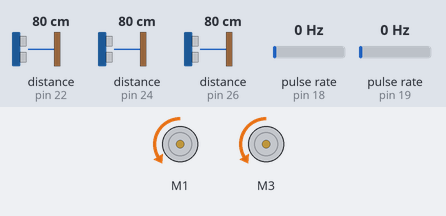
A sketch run on a simulated Arduino Mega 2560, built with avr-gcc and run on an emulated ATmega2560. Shown: 2 × DC motor (green arrow = forward, orange = backward, longer = faster). Wiring (inferred from the names in the program): 3 × ultrasonic range finder: trigger pin 3, echo pin 24 / trigger pin 9, echo pin 22 / trigger pin 10, echo pin 26; 2 × pulse sensor: data pin 18 / data pin 19. The test bench sets the inputs (shaded band); at power-on: distance to the obstacle (sensors on pin 22, pin 24, pin 26) 80 cm, pulse rate (sensors on pin 18, pin 19) 0 Hz. The echo pulse lasts 58.3 µs per cm; random numbers use the default seed unless the sketch sets one; what the sketch prints to the serial monitor is not drawn.

Above: at 1.2 s.
1.3 s: distance to the obstacle (sensor on pin 22) set to 2 cm
At 3.0 s:
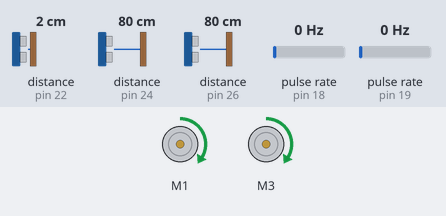
3.6 s: distance to the obstacle (sensor on pin 24) set to 299 cm
7.0 s: distance to the obstacle (sensor on pin 26) set to 2 cm
10.4 s: distance to the obstacle (sensor on pin 22) set to 17 cm
13.8 s: distance to the obstacle (sensor on pin 22) set to 23 cm
At 14.7 s:
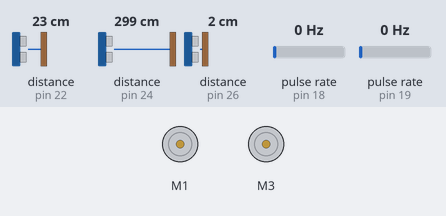
At 16.8 s:
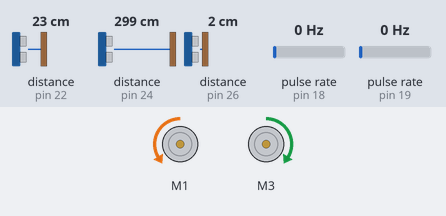
17.2 s: distance to the obstacle (sensor on pin 22) set to 4 cm
Timing chart, 0 to 21.6 s (numbered marks = the images above; inputs shaded):
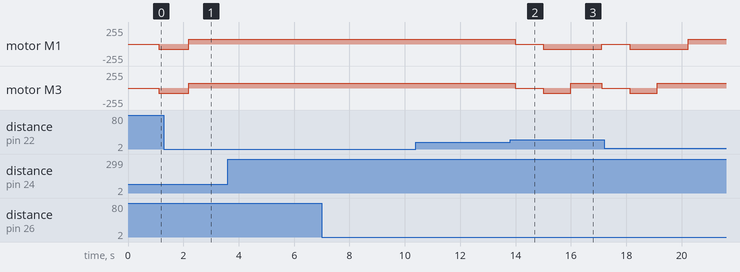

Measured:
- the behaviour switches between 20 and 21 cm on distance to the obstacle (sensor on pin 22) (found by bisection; images 1 and 2)
- after the input at 3.6 s, every drawn part: stays the same
- after the input at 7.0 s, every drawn part: stays the same
- after the input at 10.4 s, every drawn part: stays the same
- after the input at 13.8 s, motor M1: forward 75/255 → stopped after 0.20 s, → backward 75/255 1.0 s later, → stopped 2.1 s later; motor M3: forward 75/255 → stopped after 0.20 s, → backward 75/255 1.0 s later, → forward 75/255 1.0 s later, → stopped 1.1 s later

The sketch:

SolarMO_Test1.ino
```cpp
#include <Adafruit_MotorShield.h>

int trigPin1 = 9; //front sensor
int echoPin1 = 22;
int trigPin2 = 3; //right sensor
int echoPin2 = 24;
int trigPin3 = 10; //left sensor
int echoPin3 = 26 ;

int firstTurn = 0; //right = 0, left = 1
int prevTurn = 0; //right = 0, left = 1

long randNum = 0;
int ranSeed = 1002;

long counter = 0;
long oneSec = 0;

long duration1;
long duration2;
long duration3;

long frontSensorReading;
long rightSensorReading;
long leftSensorReading;

long frontSensorReading1, frontSensorReading2, frontSensorReading3;
long rightSensorReading1, rightSensorReading2, rightSensorReading3;
long leftSensorReading1, leftSensorReading2, leftSensorReading3;

long avgFrontSensorReading;
long avgRightSensorReading;
long avgLeftSensorReading;

int cornersDetected = 0;
int numIterations = 0;

int encoderLeft = 18; //interrupt pin
int encoderRight = 19; //interrupt pin

volatile long tickRight = 0;
volatile long tickLeft = 0;
volatile long turnRight = 0;
volatile long turnLeft = 0;

int turn90_ticks = 50;

byte turning = LOW;

// Create the motor shield object with the default I2C address
Adafruit_MotorShield AFMS = Adafruit_MotorShield();

// Select which 'port' M1, M2, M3 or M4. In this case, M1
Adafruit_DCMotor *motor1 = AFMS.getMotor(1); //M1 (DC Motor 1)
Adafruit_DCMotor *motor2 = AFMS.getMotor(3); //M3 (DC Motor 2)
//Adafruit_DCMotor *motor3 = AFMS.getMotor(3); //M3 (DC Motor for Brush)

void riseRight() //ISR
{
  if (turning == HIGH)
  {
    turnRight++;
  }
  else if (turning == LOW)
  {
    tickRight++;
  }
}

void riseLeft() //ISR
{
  if (turning == HIGH)
  {
    turnLeft++;
  }
  else if (turning == LOW)
  {
    tickLeft++;
  }
}

void resetTurn()
{
  turnLeft = 0;
  turnRight = 0;
}

void resetTick()
{
  tickLeft = 0;
  tickRight = 0;
}

void forward()
{
  motor1->run(FORWARD);
  motor2->run(FORWARD);
}

void reverse()
{
 motor1->run(BACKWARD);
 motor2->run(BACKWARD);
}

void rightTurn()
{
  motor1->run(FORWARD);
  motor2->run(BACKWARD);
}

void leftTurn()
{
  motor1->run(BACKWARD);
  motor2->run(FORWARD);
}

//turn right 90 degrees
void rightTurn90(int tickL, int tickR)
{
  turning = HIGH;
  resetTurn();

  while(turnLeft < tickL || turnRight < tickR)
  {
    rightTurn();
  }

  turning = LOW;
  resetTurn();
  resetTick();
}

//turn left 90 degrees
void leftTurn90(int tickL,int tickR)
{
  turning = HIGH;
  resetTurn();

  while(turnLeft < tickL || turnRight < tickR)
  {
    leftTurn();
  }

  turning = LOW;
  resetTurn();
  resetTick();
}

void halt()
{
  motor1->run(RELEASE);
  motor2->run(RELEASE);
}

void brushMotor()
{

}

void servoArm()
{

}

//get initial sensor reading to find orientation of the robot
void initialSensorReading()
{
  avgFrontSensorReading = avgFrontSensorReadings();
  avgRightSensorReading = avgRightSensorReadings();
  avgLeftSensorReading = avgLeftSensorReadings();

  if (avgLeftSensorReading > avgFrontSensorReading)
  {
    //initial position is either bottom left or top right
    firstTurn = 0; //right
  }
  else if (avgRightSensorReading > avgFrontSensorReading)
  {
    //initial position is either top left or bottom right
    firstTurn = 1; //left
  }
}

//get readings from ultrasonic sensors
long frontSensorInput()
{
  digitalWrite(trigPin1, LOW);
  delayMicroseconds(2);

  digitalWrite(trigPin1, HIGH);
  delayMicroseconds(10);
  digitalWrite(trigPin1, LOW);

  duration1 = pulseIn(echoPin1, HIGH); //read input from sensor
  frontSensorReading = (duration1 / 2) / 29.1;

  return frontSensorReading;
}
long rightSensorInput()
{
  digitalWrite(trigPin2, LOW);
  delayMicroseconds(2);

  digitalWrite(trigPin2, HIGH);
  delayMicroseconds(10);
  digitalWrite(trigPin2, LOW);

  duration2 = pulseIn(echoPin2, HIGH); //read input from sensor
  rightSensorReading = (duration2 / 2) / 29.1;

  return rightSensorReading;
}

long leftSensorInput()
{
  digitalWrite(trigPin3, LOW);
  delayMicroseconds(2);

  digitalWrite(trigPin3, HIGH);
  delayMicroseconds(10);
  digitalWrite(trigPin3, LOW);

  duration3 = pulseIn(echoPin3, HIGH); //read input from sensor
  leftSensorReading = (duration3 / 2) / 29.1;

  return leftSensorReading;
}

long avgFrontSensorReadings()
{
  frontSensorReading1 = frontSensorInput();
  frontSensorReading2 = frontSensorInput();
  frontSensorReading3 = frontSensorInput();

  return (frontSensorReading1 + frontSensorReading2 + frontSensorReading3) / 3;
}

long avgRightSensorReadings()
{
  rightSensorReading1 = rightSensorInput();
  rightSensorReading2 = rightSensorInput();
  rightSensorReading3 = rightSensorInput();

  return (rightSensorReading1 + rightSensorReading2 + rightSensorReading3) / 3;
}

long avgLeftSensorReadings()
{
  leftSensorReading1 = leftSensorInput();
  leftSensorReading2 = leftSensorInput();
  leftSensorReading3 = leftSensorInput();

  return (leftSensorReading1 + leftSensorReading2 + leftSensorReading3) / 3;
}

void outputAvgFrontSensorReadings()
{
  Serial.print("Front Sensor Reading 1: ");
  Serial.println(frontSensorReading1);
  Serial.print("Front Sensor Reading 2: ");
  Serial.println(frontSensorReading2);
  Serial.print("Front Sensor Reading 3: ");
  Serial.println(frontSensorReading3);
  Serial.print("Average Front Sensor Reading: ");
  Serial.println(avgFrontSensorReading);
}

void outputAvgRightSensorReadings()
{
  Serial.print("Right Sensor Reading 1: ");
  Serial.println(rightSensorReading1);
  Serial.print("Right Sensor Reading 2: ");
  Serial.println(rightSensorReading2);
  Serial.print("Right Sensor Reading 3: ");
  Serial.println(rightSensorReading3);
  Serial.print("Average Right Sensor Reading: ");
  Serial.println(avgRightSensorReading);
}

void outputAvgLeftSensorReadings()
{
  Serial.print("Left Sensor Reading 1: ");
  Serial.println(leftSensorReading1);
  Serial.print("Left Sensor Reading 2: ");
  Serial.println(leftSensorReading2);
  Serial.print("Left Sensor Reading 3: ");
  Serial.println(leftSensorReading3);
  Serial.print("Average Left Sensor Reading: ");
  Serial.println(avgLeftSensorReading);
}

void detectCorner() //if 3 corners are detected, the entire solar panel was traversed
{
  avgFrontSensorReading = avgFrontSensorReadings();
  avgRightSensorReading = avgRightSensorReadings();
  avgLeftSensorReading = avgLeftSensorReadings();

  if ((avgFrontSensorReading > 20 && avgLeftSensorReading > 20) ||
      (avgFrontSensorReading > 20 && avgRightSensorReading > 20))
  {
    cornersDetected = cornersDetected + 1;
  }

  if (cornersDetected == 3)
  {
    halt();
    delay(1000);
  }
}

void lawnmowerTest()
{
  avgFrontSensorReading = avgFrontSensorReadings();
  outputAvgFrontSensorReadings();

  if (avgFrontSensorReading >= 20)
  {
    halt();
  }
  else if (avgFrontSensorReading < 20)
  {
    forward();
  }
}

void lawnmowerPattern(long avgFrontSensorReading, long avgRightSensorReading, long avgLeftSensorReading)
{
  if (avgFrontSensorReading >= 20)
  {
    halt();
    delay(500);

    //turn right or left
    if (prevTurn == 1 && avgRightSensorReading < 20) //turn right
    {
      //Serial.println("right");
      rightTurn();
      delay(500); //however long it takes to turn 90 degrees
      forward();
      delay(500);
      rightTurn();
      delay(500); //however long it takes to turn 90 degrees
      prevTurn = 0; //so it turns left o
      forward();
    }
    else if (prevTurn == 0 && avgLeftSensorReading < 20) //turn left
    {
      Serial.println("left");
      leftTurn();
      delay(500); //however long it takes to turn 90 degrees
      forward();
      delay(500);
      leftTurn();
      delay(500); //however long it takes to turn 90 degrees
      prevTurn = 1; //so it turns right on the next turn
      forward();
    }
  }
  else
  {
    forward();
    Serial.println("forward");
    delay(1000);
  }
}

void randomPattern()
{
  avgFrontSensorReading = avgFrontSensorReadings();
  avgRightSensorReading = avgRightSensorReadings();
  avgLeftSensorReading = avgLeftSensorReadings();

  if (avgFrontSensorReading >= 20)
  {
    outputAvgFrontSensorReadings();
    Serial.print("halt");
    halt();
    delay(1000);
    Serial.print("reverse");
    reverse();
    delay(1000);

    //can turn right or left
    if (avgRightSensorReading < 20 && avgLeftSensorReading < 20)
    {
      randNum = random(100);
      if (randNum > 50)
      {
        Serial.print("left");
        leftTurn();
        delay(1000);
      }
      else if (randNum <= 50)
      {
        Serial.print("right");
        rightTurn();
        delay(1000);
      }
    }
    //can only turn left
    else if (avgRightSensorReading >= 20 && avgLeftSensorReading < 20)
    {
      Serial.print("left");
      leftTurn();
      delay(1000);
    }
    //can only turn right
    else if (avgLeftSensorReading >= 20 && avgRightSensorReading < 20)
    {
      Serial.print("right");
      rightTurn();
      delay(1000);
    }
  }
  else if (avgFrontSensorReading < 20)
  {
    outputAvgFrontSensorReadings();
    Serial.print("forward");
    forward();
  }
}

void manualMode()
{

}

void setup()
{
  // put your setup code here, to run once:
  Serial.begin(9600);

  //random seed
  randomSeed(ranSeed);

  //input and output for ultrasonic sensor
  pinMode(trigPin1, OUTPUT); //front sensor
  pinMode(echoPin1, INPUT);
  pinMode(trigPin2, OUTPUT); //right sensor
  pinMode(echoPin2, INPUT);
  pinMode(trigPin3, OUTPUT); //left sensor
  pinMode(echoPin3, INPUT);

  AFMS.begin(); //initialize the shield with default freq of 1.6 KHz

  //initialize motor speed
  motor1->setSpeed(75); //DC Motor 1
  motor2->setSpeed(75); //DC Motor 2
  //motor3->setSpeed(100); //DC Motor 3 for Brush

  attachInterrupt(digitalPinToInterrupt(encoderLeft), riseLeft, RISING); //RISING - to trigger when pin goes from low to high
  attachInterrupt(digitalPinToInterrupt(encoderRight), riseRight, RISING);

  //initialSensorReading();
}

void loop()
{
  randomPattern();

  /*detectCorner();

  if (cornersDetected < 3)
  {
    lawnmowerPattern();
  }
  else if (cornersDetected == 3) //traversed panel one time
  {
    halt();
    delay(1000);
    //uturn
    numIterations = numIterations + 1;
    cornersDetected = 0;
  }*/
}
```
